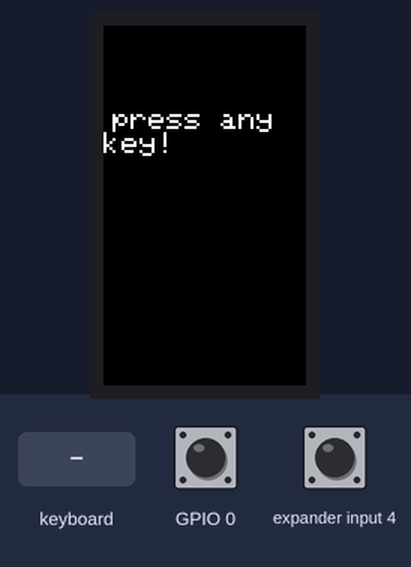
A sketch run on a simulated ESP32-S3. Parts: 135×240 colour display. The test bench sets the inputs (shaded band); at power-on: GPIO 0 HIGH, expander input 4 HIGH. Random numbers use the default seed unless the sketch sets one.

Above: at 1.3 s.
1.4 s: keyboard key "1" received
At 2.2 s:
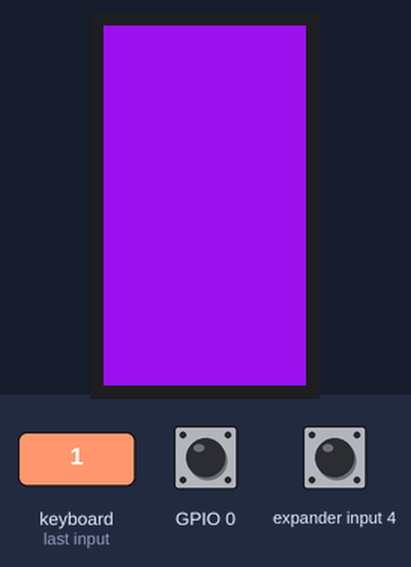
2.9 s: keyboard key "0" received
At 3.3 s:
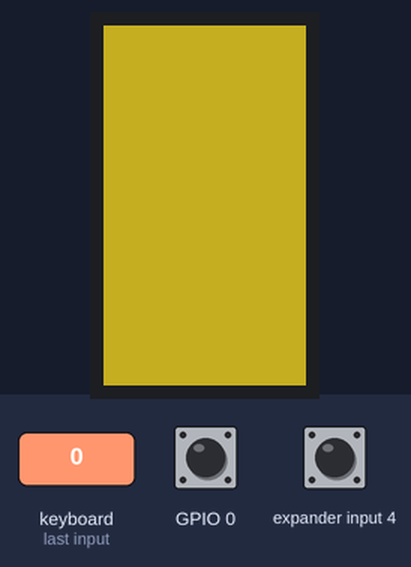
4.4 s: keyboard key "2" received
At 5.6 s:
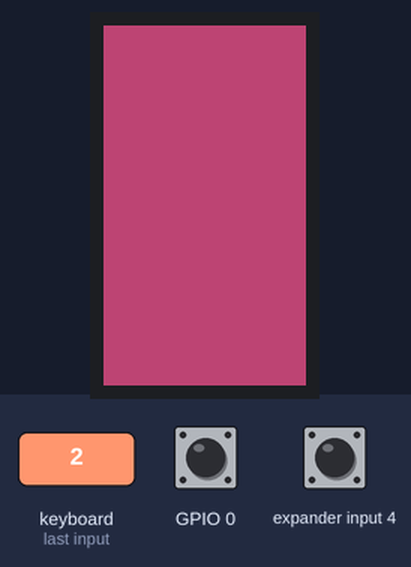
5.9 s: keyboard key "1" received
At 6.8 s:
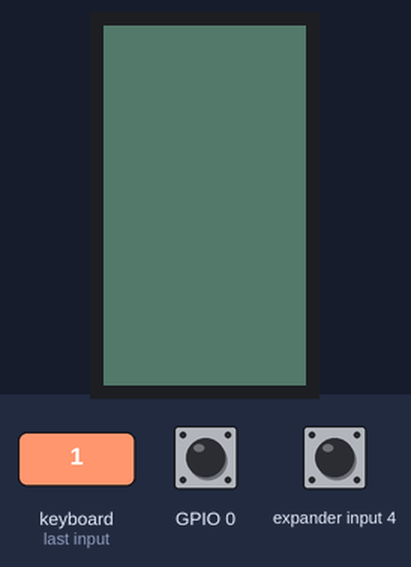
7.4 s: keyboard key "0" received
At 8.0 s:
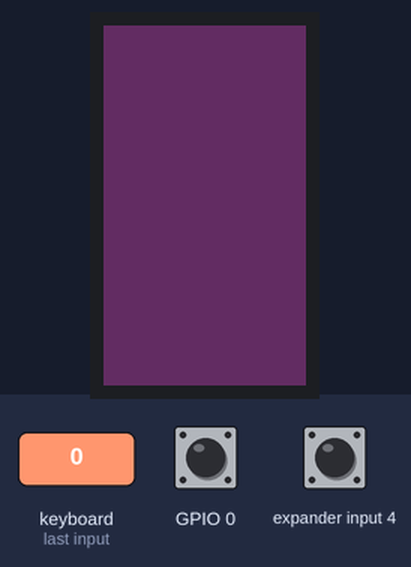
8.9 s: keyboard key "2" received
At 10.3 s:
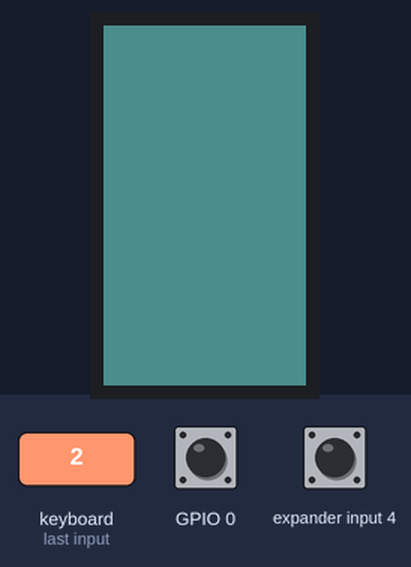
Timing chart, 0 to 11.4 s (numbered marks = the images above; inputs shaded):
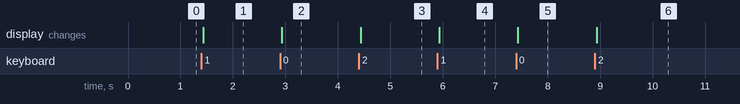

Measured:
- after the input at 1.4 s, the display: changes at once (image 1)
- after the input at 2.9 s, the display: changes at once (image 2)
- after the input at 4.4 s, the display: changes at once (image 3)
- after the input at 5.9 s, the display: changes at once (image 4)
- after the input at 7.4 s, the display: changes at once (image 5)
- after the input at 8.9 s, the display: changes at once (image 6)

The sketch:

RandomColor.ino
```cpp
#include <M5Cardputer.h>

void setup() {  //start page
  auto cfg = M5.config();
  M5Cardputer.begin(cfg, true);
  M5Cardputer.Display.setRotation(1);
  M5Cardputer.Display.fillScreen(TFT_BLACK);
  M5Cardputer.Display.setTextSize(2);
  M5Cardputer.Display.setCursor(6, 55);
  M5Cardputer.Display.print("press any key!");
}

void loop() {
  M5Cardputer.update();
  if (M5Cardputer.Keyboard.isChange() && M5Cardputer.Keyboard.isPressed()) {
    uint16_t color = M5Cardputer.Display.color565(
      random(255), random(255), random(255));     // generates random color
    M5Cardputer.Display.fillScreen(color);
 }
}
```
